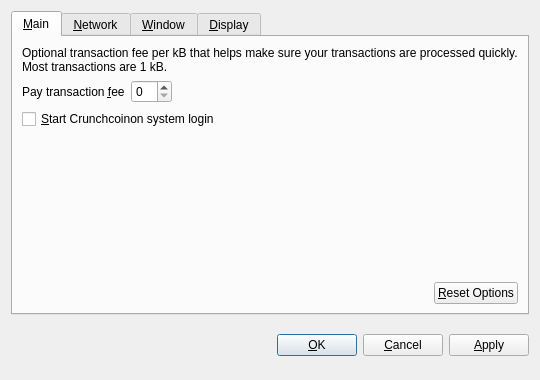
<?xml version="1.0" encoding="UTF-8"?>
<ui version="4.0">
 <class>OptionsDialog</class>
 <widget class="QDialog" name="OptionsDialog">
  <property name="geometry">
   <rect>
    <x>0</x>
    <y>0</y>
    <width>540</width>
    <height>380</height>
   </rect>
  </property>
  <property name="windowTitle">
   <string>Options</string>
  </property>
  <property name="modal">
   <bool>true</bool>
  </property>
  <layout class="QVBoxLayout" name="verticalLayout">
   <item>
    <widget class="QTabWidget" name="tabWidget">
     <property name="tabPosition">
      <enum>QTabWidget::North</enum>
     </property>
     <property name="currentIndex">
      <number>0</number>
     </property>
     <widget class="QWidget" name="tabMain">
      <attribute name="title">
       <string>&amp;Main</string>
      </attribute>
      <layout class="QVBoxLayout" name="verticalLayout_Main">
       <item>
        <widget class="QLabel" name="transactionFeeInfoLabel">
         <property name="text">
          <string>Optional transaction fee per kB that helps make sure your transactions are processed quickly. Most transactions are 1 kB.</string>
         </property>
         <property name="textFormat">
          <enum>Qt::PlainText</enum>
         </property>
         <property name="wordWrap">
          <bool>true</bool>
         </property>
        </widget>
       </item>
       <item>
        <layout class="QHBoxLayout" name="horizontalLayout_1_Main">
         <item>
          <widget class="QLabel" name="transactionFeeLabel">
           <property name="text">
            <string>Pay transaction &amp;fee</string>
           </property>
           <property name="textFormat">
            <enum>Qt::PlainText</enum>
           </property>
           <property name="buddy">
            <cstring>transactionFee</cstring>
           </property>
          </widget>
         </item>
         <item>
          <widget class="BitcoinAmountField" name="transactionFee"/>
         </item>
         <item>
          <spacer name="horizontalSpacer_1_Main">
           <property name="orientation">
            <enum>Qt::Horizontal</enum>
           </property>
           <property name="sizeHint" stdset="0">
            <size>
             <width>40</width>
             <height>20</height>
            </size>
           </property>
          </spacer>
         </item>
        </layout>
       </item>
       <item>
        <widget class="QCheckBox" name="bitcoinAtStartup">
         <property name="toolTip">
          <string>Automatically start Crunchcoinafter logging in to the system.</string>
         </property>
         <property name="text">
          <string>&amp;Start Crunchcoinon system login</string>
         </property>
        </widget>
       </item>
       <item>
        <spacer name="verticalSpacer_Main">
         <property name="orientation">
          <enum>Qt::Vertical</enum>
         </property>
         <property name="sizeHint" stdset="0">
          <size>
           <width>20</width>
           <height>40</height>
          </size>
         </property>
        </spacer>
       </item>
       <item>
        <layout class="QHBoxLayout" name="horizontalLayout_2_Main">
         <item>
          <spacer name="horizontalSpacer_2_Main">
           <property name="orientation">
            <enum>Qt::Horizontal</enum>
           </property>
           <property name="sizeHint" stdset="0">
            <size>
             <width>40</width>
             <height>20</height>
            </size>
           </property>
          </spacer>
         </item>
         <item>
          <widget class="QPushButton" name="resetButton">
           <property name="toolTip">
            <string>Reset all client options to default.</string>
           </property>
           <property name="text">
            <string>&amp;Reset Options</string>
           </property>
           <property name="autoDefault">
            <bool>false</bool>
           </property>
          </widget>
         </item>
        </layout>
       </item>
      </layout>
     </widget>
     <widget class="QWidget" name="tabNetwork">
      <attribute name="title">
       <string>&amp;Network</string>
      </attribute>
      <layout class="QVBoxLayout" name="verticalLayout_Network">
       <item>
        <widget class="QCheckBox" name="mapPortUpnp">
         <property name="toolTip">
          <string>Automatically open the Bitcoin client port on the router. This only works when your router supports UPnP and it is enabled.</string>
         </property>
         <property name="text">
          <string>Map port using &amp;UPnP</string>
         </property>
        </widget>
       </item>
       <item>
        <widget class="QCheckBox" name="connectSocks">
         <property name="toolTip">
          <string>Connect to the Bitcoin network through a SOCKS proxy (e.g. when connecting through Tor).</string>
         </property>
         <property name="text">
          <string>&amp;Connect through SOCKS proxy:</string>
         </property>
        </widget>
       </item>
       <item>
        <layout class="QHBoxLayout" name="horizontalLayout_Network">
         <item>
          <widget class="QLabel" name="proxyIpLabel">
           <property name="text">
            <string>Proxy &amp;IP:</string>
           </property>
           <property name="textFormat">
            <enum>Qt::PlainText</enum>
           </property>
           <property name="buddy">
            <cstring>proxyIp</cstring>
           </property>
          </widget>
         </item>
         <item>
          <widget class="QValidatedLineEdit" name="proxyIp">
           <property name="maximumSize">
            <size>
             <width>140</width>
             <height>16777215</height>
            </size>
           </property>
           <property name="toolTip">
            <string>IP address of the proxy (e.g. 127.0.0.1)</string>
           </property>
          </widget>
         </item>
         <item>
          <widget class="QLabel" name="proxyPortLabel">
           <property name="text">
            <string>&amp;Port:</string>
           </property>
           <property name="textFormat">
            <enum>Qt::PlainText</enum>
           </property>
           <property name="buddy">
            <cstring>proxyPort</cstring>
           </property>
          </widget>
         </item>
         <item>
          <widget class="QLineEdit" name="proxyPort">
           <property name="maximumSize">
            <size>
             <width>55</width>
             <height>16777215</height>
            </size>
           </property>
           <property name="toolTip">
            <string>Port of the proxy (e.g. 9050)</string>
           </property>
          </widget>
         </item>
         <item>
          <widget class="QLabel" name="socksVersionLabel">
           <property name="text">
            <string>SOCKS &amp;Version:</string>
           </property>
           <property name="textFormat">
            <enum>Qt::PlainText</enum>
           </property>
           <property name="buddy">
            <cstring>socksVersion</cstring>
           </property>
          </widget>
         </item>
         <item>
          <widget class="QValueComboBox" name="socksVersion">
           <property name="toolTip">
            <string>SOCKS version of the proxy (e.g. 5)</string>
           </property>
          </widget>
         </item>
         <item>
          <spacer name="horizontalSpacer_Network">
           <property name="orientation">
            <enum>Qt::Horizontal</enum>
           </property>
           <property name="sizeHint" stdset="0">
            <size>
             <width>40</width>
             <height>20</height>
            </size>
           </property>
          </spacer>
         </item>
        </layout>
       </item>
       <item>
        <spacer name="verticalSpacer_Network">
         <property name="orientation">
          <enum>Qt::Vertical</enum>
         </property>
         <property name="sizeHint" stdset="0">
          <size>
           <width>20</width>
           <height>40</height>
          </size>
         </property>
        </spacer>
       </item>
      </layout>
     </widget>
     <widget class="QWidget" name="tabWindow">
      <attribute name="title">
       <string>&amp;Window</string>
      </attribute>
      <layout class="QVBoxLayout" name="verticalLayout_Window">
       <item>
        <widget class="QCheckBox" name="minimizeToTray">
         <property name="toolTip">
          <string>Show only a tray icon after minimizing the window.</string>
         </property>
         <property name="text">
          <string>&amp;Minimize to the tray instead of the taskbar</string>
         </property>
        </widget>
       </item>
       <item>
        <widget class="QCheckBox" name="minimizeOnClose">
         <property name="toolTip">
          <string>Minimize instead of exit the application when the window is closed. When this option is enabled, the application will be closed only after selecting Quit in the menu.</string>
         </property>
         <property name="text">
          <string>M&amp;inimize on close</string>
         </property>
        </widget>
       </item>
       <item>
        <spacer name="verticalSpacer_Window">
         <property name="orientation">
          <enum>Qt::Vertical</enum>
         </property>
         <property name="sizeHint" stdset="0">
          <size>
           <width>20</width>
           <height>40</height>
          </size>
         </property>
        </spacer>
       </item>
      </layout>
     </widget>
     <widget class="QWidget" name="tabDisplay">
      <attribute name="title">
       <string>&amp;Display</string>
      </attribute>
      <layout class="QVBoxLayout" name="verticalLayout_Display">
       <item>
        <layout class="QHBoxLayout" name="horizontalLayout_1_Display">
         <item>
          <widget class="QLabel" name="langLabel">
           <property name="text">
            <string>User Interface &amp;language:</string>
           </property>
           <property name="textFormat">
            <enum>Qt::PlainText</enum>
           </property>
           <property name="buddy">
            <cstring>lang</cstring>
           </property>
          </widget>
         </item>
         <item>
          <widget class="QValueComboBox" name="lang">
           <property name="toolTip">
            <string>The user interface language can be set here. This setting will take effect after restarting Bitcoin.</string>
           </property>
          </widget>
         </item>
        </layout>
       </item>
       <item>
        <layout class="QHBoxLayout" name="horizontalLayout_2_Display">
         <item>
          <widget class="QLabel" name="unitLabel">
           <property name="text">
            <string>&amp;Unit to show amounts in:</string>
           </property>
           <property name="textFormat">
            <enum>Qt::PlainText</enum>
           </property>
           <property name="buddy">
            <cstring>unit</cstring>
           </property>
          </widget>
         </item>
         <item>
          <widget class="QValueComboBox" name="unit">
           <property name="toolTip">
            <string>Choose the default subdivision unit to show in the interface and when sending coins.</string>
           </property>
          </widget>
         </item>
        </layout>
       </item>
       <item>
        <widget class="QCheckBox" name="displayAddresses">
         <property name="toolTip">
          <string>Whether to show Bitcoin addresses in the transaction list or not.</string>
         </property>
         <property name="text">
          <string>&amp;Display addresses in transaction list</string>
         </property>
        </widget>
       </item>
       <item>
        <spacer name="verticalSpacer_Display">
         <property name="orientation">
          <enum>Qt::Vertical</enum>
         </property>
         <property name="sizeHint" stdset="0">
          <size>
           <width>20</width>
           <height>40</height>
          </size>
         </property>
        </spacer>
       </item>
      </layout>
     </widget>
    </widget>
   </item>
   <item>
    <layout class="QHBoxLayout" name="horizontalLayout_Buttons">
     <item>
      <spacer name="horizontalSpacer_1">
       <property name="orientation">
        <enum>Qt::Horizontal</enum>
       </property>
       <property name="sizeHint" stdset="0">
        <size>
         <width>40</width>
         <height>48</height>
        </size>
       </property>
      </spacer>
     </item>
     <item>
      <widget class="QLabel" name="statusLabel">
       <property name="font">
        <font>
         <weight>75</weight>
         <bold>true</bold>
        </font>
       </property>
       <property name="text">
        <string/>
       </property>
       <property name="textFormat">
        <enum>Qt::PlainText</enum>
       </property>
       <property name="wordWrap">
        <bool>true</bool>
       </property>
      </widget>
     </item>
     <item>
      <spacer name="horizontalSpacer_2">
       <property name="orientation">
        <enum>Qt::Horizontal</enum>
       </property>
       <property name="sizeHint" stdset="0">
        <size>
         <width>40</width>
         <height>48</height>
        </size>
       </property>
      </spacer>
     </item>
     <item>
      <widget class="QPushButton" name="okButton">
       <property name="text">
        <string>&amp;OK</string>
       </property>
      </widget>
     </item>
     <item>
      <widget class="QPushButton" name="cancelButton">
       <property name="text">
        <string>&amp;Cancel</string>
       </property>
       <property name="autoDefault">
        <bool>false</bool>
       </property>
      </widget>
     </item>
     <item>
      <widget class="QPushButton" name="applyButton">
       <property name="text">
        <string>&amp;Apply</string>
       </property>
       <property name="autoDefault">
        <bool>false</bool>
       </property>
      </widget>
     </item>
    </layout>
   </item>
  </layout>
 </widget>
 <customwidgets>
  <customwidget>
   <class>BitcoinAmountField</class>
   <extends>QSpinBox</extends>
   <header>bitcoinamountfield.h</header>
  </customwidget>
  <customwidget>
   <class>QValueComboBox</class>
   <extends>QComboBox</extends>
   <header>qvaluecombobox.h</header>
  </customwidget>
  <customwidget>
   <class>QValidatedLineEdit</class>
   <extends>QLineEdit</extends>
   <header>qvalidatedlineedit.h</header>
  </customwidget>
 </customwidgets>
 <resources/>
 <connections/>
</ui>
